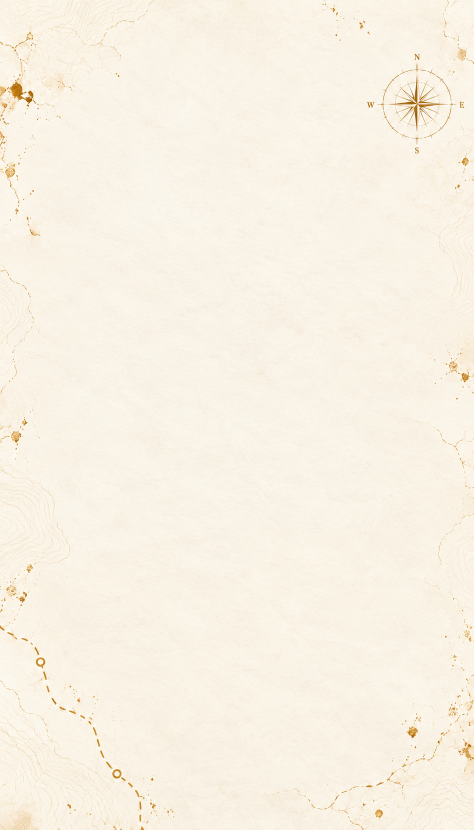
#> input picture plugins/image-studio/skills/image-studio/kit/plate2.png, 948 x 1659 px (shown at 1/2 size); its folder holds 3 pictures in this run
$ python template_poster.py
#> lines starting #> are read from the running program, lines starting #| are printed output that depends on the picture; after the words box and inside, x2 and y2 are one past the last pixel; in counts of white or black regions, pixels touching at a corner belong together
### plugins/image-studio/skills/image-studio/kit/series_lib.py
"""Image-studio core library (and the OFF THE MAP 8-story scratch-card series script).

Import it for the building blocks: build_plate, blob_polygon/rough/dilate (torn frames), chrome_layer
(typed text with correct Arabic shaping), headline + use_word (brush words), apply_foil/zigzag/
leftovers (scratch foil), coin, flakes, catmull/star. Run it directly to render the 8-story series
whose constants sit at the top of this file (needs only the project's inputs/photo.jpg; the brush words
come from kit/lettering.png and kit/words).

The series constants below (trip title, clues, coordinates) are the author's own first series and are
kept as a worked example: replace them with yours.
"""
import math, random, subprocess, os, shutil, sys, glob
from pathlib import Path
import numpy as np
from PIL import Image, ImageDraw, ImageFilter, ImageFont, ImageEnhance, ImageChops

W, H = 1080, 1920
GREEN = (30, 58, 43)
GOLD = (184, 151, 90)
FONT = "fonts/Montserrat.ttf"
def find_chrome():
    """A Chromium-based browser for rendering text. Set CHROME=/path/to/browser to choose one."""
    env = os.environ.get("CHROME") or os.environ.get("CHROME_PATH")
    if env: return env
    paths = [r"C:\Program Files\Google\Chrome\Application\chrome.exe",
             r"C:\Program Files (x86)\Google\Chrome\Application\chrome.exe",
             r"C:\Program Files (x86)\Microsoft\Edge\Application\msedge.exe",
             r"C:\Program Files\Microsoft\Edge\Application\msedge.exe",
             "/Applications/Google Chrome.app/Contents/MacOS/Google Chrome",
             "/Applications/Chromium.app/Contents/MacOS/Chromium",
             "/Applications/Microsoft Edge.app/Contents/MacOS/Microsoft Edge"]
    paths += [shutil.which(n) for n in ("google-chrome", "google-chrome-stable", "chromium", "chromium-browser", "chrome", "microsoft-edge")]
    paths += sorted(glob.glob(os.path.join(os.environ.get("PLAYWRIGHT_BROWSERS_PATH", "/opt/pw-browsers"), "chromium-*", "chrome-linux*", "chrome")))
    return next((p for p in paths if p and os.path.exists(p)), "chrome")


CHROME = find_chrome()
HERE = os.path.dirname(os.path.abspath(__file__))
FOOTER = "OFF THE MAP · THU 15.10 · 18:00 · YOUR VENUE"      # event line under the rule: change per event

# photo placement: canvas = orig * PS + offset (photo is 1125x1500, never redrawn)
PS, PX0, PY0 = 0.96, 0, -165
def p2c(x, y): return x * PS + PX0, y * PS + PY0
def o2n(x, y):                                   # v2 canvas point -> same photo point in v3
    return (x + 11) / 0.98 * PS + PX0, (y + 150) / 0.98 * PS + PY0
def o2n_box(b):
    a = o2n(b[0], b[1]); c = o2n(b[2], b[3]); return (round(a[0]), round(a[1]), round(c[0]), round(c[1]))

FACE = p2c(322, 795)                       # rider's head centre
PIN = tuple(round(v) for v in o2n(175, 400))
TAG = o2n_box((222, 420, 402, 480))        # "180 KM" tag box
PEEP = o2n_box((700, 548, 985, 728))                # first peek: lake shore
HEAD_Y = (1090, 1350)                      # headline band
PROF_TOP, SUB_TOP, EN_TOP, RULE_TOP, FOOT_TOP = 1370, 1428, 1506, 1556, 1574
AR_TOP = 1500
MEETUP_LINE = "القصة كاملة باللقاء الجاي"
BANNER = ("حابين نكشفلكم أول رحلة", "رح تكون معنا باللقاء الجاي")
TEXT_ZONE = (90, 1362, 990, 1608)          # keep foil specks off visible text
TRIP_TITLE = "سيبيريا على ظهر خيل"
PROFESSION = "محامي، مهندس برمجيات"


# ---------------------------------------------------------------- helpers
def smooth_noise(n, scale, amp, rnd):
    k = max(2, n // scale + 2)
    ctrl = np.array([rnd.uniform(-1, 1) for _ in range(k)])
    return np.interp(np.linspace(0, k - 1, n), np.arange(k), ctrl) * amp


def torn_walk(n, amp, rnd):
    off, out = 0.0, []
    for _ in range(n):
        off = 0.55 * off + rnd.uniform(-amp, amp)
        out.append(off)
    return np.array(out)


# [27 lines left out: functions blob_polygon, torn_polygon, not called in this run]


def mask_from_poly(pts):
    m = Image.new("L", (W, H), 0); ImageDraw.Draw(m).polygon(pts, fill=255); return m


def rough(mask, seed, radius=3.0, noise=0.35):
    rng = np.random.default_rng(seed)
    a = np.asarray(mask.filter(ImageFilter.GaussianBlur(radius)), np.float32) / 255
    n = rng.random((H // 4, W // 4)).astype(np.float32)
    n = np.asarray(Image.fromarray((n * 255).astype(np.uint8)).resize((W, H), Image.BILINEAR), np.float32) / 255
    fine = rng.random((H, W)).astype(np.float32)
    a = a + (n - 0.5) * noise + (fine - 0.5) * 0.18
    return Image.fromarray(((a > 0.5) * 255).astype(np.uint8))


def dilate(mask, px):
    a = np.asarray(mask.filter(ImageFilter.GaussianBlur(px)), np.float32)
    return Image.fromarray(((a > 18) * 255).astype(np.uint8))


# [80 lines left out: functions flakes, edge_points, chrome_layer, text_block, not called in this run]


ICONS = {
    "clock": '<svg class="ic" viewBox="0 0 24 24" fill="none" stroke="#1E3A2B" stroke-width="2.2" stroke-linecap="round"><circle cx="12" cy="12" r="9"/><path d="M12 7v5l3.5 2"/></svg>',
    "snow": '<svg class="ic" viewBox="0 0 24 24" fill="none" stroke="#1E3A2B" stroke-width="2.2" stroke-linecap="round"><path d="M12 2v20M3.3 7l17.4 10M3.3 17L20.7 7M9 4l3 2.5L15 4M9 20l3-2.5 3 2.5"/></svg>',
    "train": '<svg class="ic" viewBox="0 0 24 24" fill="none" stroke="#1E3A2B" stroke-width="2.2" stroke-linecap="round" stroke-linejoin="round"><rect x="5" y="3" width="14" height="14" rx="3"/><path d="M5 11h14M9 21l1.5-4M15 21l-1.5-4"/><circle cx="9" cy="14" r=".6" fill="#1E3A2B"/><circle cx="15" cy="14" r=".6" fill="#1E3A2B"/></svg>',
    "waves": '<svg class="ic" viewBox="0 0 24 24" fill="none" stroke="#1E3A2B" stroke-width="2.2" stroke-linecap="round"><path d="M2 8c2.5-2 4.5-2 7 0s4.5 2 7 0 4.5-2 6 0M2 13c2.5-2 4.5-2 7 0s4.5 2 7 0 4.5-2 6 0M2 18c2.5-2 4.5-2 7 0s4.5 2 7 0 4.5-2 6 0"/></svg>',
}
CLUES = [  # (centre, rotation, number, icon, text)
    ((585, 322), -2.0, 1, "waves", "فيها أعمق بحيرة بالعالم"),
    ((326, 600), 1.6, 2, "snow", "الشتا بيوصل 40 تحت الصفر"),
    ((560, 862), -1.2, 3, "train", "أطول سكة قطار بالعالم بتقطعها"),
]


# [6 lines left out: function clue_tags, not called in this run]


# ---------------------------------------------------------------- brush headline (AI lettering, keyed out)
BANDS = {"name": ("lettering.png", 197, 521), "guess": ("lettering.png", 636, 935), "clues": ("lettering.png", 1070, 1383)}
LSCALE = 725 / 929
SHEET_SCALE = {"lettering.png": 1.0}        # second sheet is calibrated on its own "مهدي كبها" line


def use_word(key, slug):
    """Use a verified word from kit/words/ (see words/INDEX.md) as headline `key`."""
    BANDS[key] = os.path.join(HERE, "words", f"{slug}.png")


# [51 lines left out: functions lettering, ink_bands, load_sheet2, load_sheet3, not called in this run]


INTRO_BAND = (1180, 1414)
# [16 lines left out: functions intro_text, catmull, not called in this run]


def star(d, cx, cy, rv, rh, col):
    w = rv * 0.11
    d.polygon([(cx, cy - rv), (cx + w, cy - w), (cx + rh, cy), (cx + w, cy + w), (cx, cy + rv), (cx - w, cy + w), (cx - rh, cy), (cx - w, cy - w)], fill=col)


# [20 lines left out: function headline, not called in this run]


# ---------------------------------------------------------------- base design
def build_plate():
    plate = Image.open("plate2.png").convert("RGB")
#> plate is the input picture: PIL image 948x1659 RGB; mean R, G, B 248.8, 241.6, 228.2
    s = max(W / plate.width, H / plate.height)
#> s = 1.16
    plate = plate.resize((round(plate.width * s), round(plate.height * s)), Image.LANCZOS)
#> plate: PIL image 1097x1920 RGB
    ox = (plate.width - W) // 2
#> ox = 8
    plate = plate.crop((ox, 0, ox + W, H))
#> plate: PIL image 1080x1920 RGB
    # move the compass a little higher and smaller so the photo can start under it
    comp = plate.crop((835, 110, 1080, 380))
    clean = plate.crop((350, 600, 640, 920))
    cm = Image.new("L", clean.size, 0); ImageDraw.Draw(cm).rectangle((14, 14, clean.width - 1, clean.height - 14), fill=255)
#> after `cm = Image.new('L', clean.size, 0)`: cm: PIL image 290x320 L; every value is 0
#> after `ImageDraw.Draw(cm).rectangle((14, 14, clean.width - 1, clean.height - `:
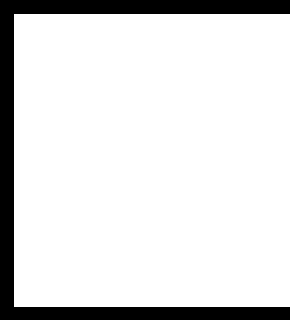
#> cm: PIL image 290x320 L; 87.1% white; 1 black region, box (x1, y1, x2, y2) and area: (0, 0, 290, 320) 11932
    plate.paste(clean, (800, 85), cm.filter(ImageFilter.GaussianBlur(9)))
    cs = 0.78
    comp = comp.resize((round(comp.width * cs), round(comp.height * cs)), Image.LANCZOS)
#> comp: PIL image 191x211 RGB
    fm2 = Image.new("L", comp.size, 0); ImageDraw.Draw(fm2).rounded_rectangle((8, 8, comp.width - 8, comp.height - 8), 40, fill=255)
#> after `fm2 = Image.new('L', comp.size, 0)`: fm2: PIL image 191x211 L; every value is 0
#> after `ImageDraw.Draw(fm2).rounded_rectangle((8, 8, comp.width - 8, comp.heig`: fm2: PIL image 191x211 L; 82.1% white; 1 black region, box (x1, y1, x2, y2) and area: (0, 0, 191, 211) 7221
    plate.paste(comp, (round(962 - comp.width / 2), round(184 - comp.height / 2)), fm2.filter(ImageFilter.GaussianBlur(6)))
    return plate.convert("RGBA")


ROUTE = [(-20, 330), (60, 362), (125, 420), (175, 470), (245, 520), (310, 555), (420, 572), (520, 600), (610, 650), (690, 720),
         (770, 815), (880, 862), (990, 900), (1100, 935)]
WAYPOINTS = [(60, 362), (310, 555), (610, 650), (880, 862)]
ROUTE = [o2n(*p) for p in ROUTE]
WAYPOINTS = [o2n(*p) for p in WAYPOINTS]


# [105 lines left out: functions draw_route, draw_tag, build_base, draw_pin, coin, not called in this run]


# ---------------------------------------------------------------- scratching
STREAKS = []


# [45 lines left out: functions zigzag, apply_streaks, leftovers, blob, not called in this run]


_FOIL = None
# [120 lines left out: functions foil_tex, apply_foil, main, not called in this run]


# [2 lines that do not run on import are left out]

### plugins/image-studio/skills/image-studio/kit/logo.py
"""Your logo on the design: line-art (brand colour on paper) or a solid badge.

Put the logo at inputs/logo.png or inputs/logo.jpg. If there is no logo file, place() does nothing,
so every script still runs without one.

Made for a round logo drawn in a light colour on a dark background (light ring and mark on a solid
colour). "line" keeps only the light artwork and recolours it with GREEN, for light paper; "badge"
keeps the logo as a solid disc, for photos or dark areas. For a different kind of logo (dark on
white, or one with transparency), paste it yourself with Image.alpha_composite: never redraw it.
"""
import os

import numpy as np
from PIL import Image, ImageDraw, ImageFilter

CANDIDATES = ("inputs/logo.png", "inputs/logo.jpg", "inputs/logo.jpeg")
GREEN = (12, 108, 71)          # line-art colour: change it to your brand colour


def source():
    return next((p for p in CANDIDATES if os.path.exists(p)), None)


# [33 lines left out: functions _geom, logo, not called in this run]


def place(img, center, size, style="line"):
    if not source():           # no logo supplied: leave the space empty
        return False
    lg = logo(size, style)
    if style == "badge":   # soft drop shadow so the badge sits on the paper
        sh = Image.new("RGBA", lg.size, (40, 28, 10, 0))
        sh.putalpha(lg.getchannel("A").filter(ImageFilter.GaussianBlur(6)).point(lambda v: v * 0.35))
        img.alpha_composite(sh, (int(center[0] - size / 2 + 2), int(center[1] - size / 2 + 5)))
    img.alpha_composite(lg, (int(center[0] - size / 2), int(center[1] - size / 2)))
    return True

### plugins/image-studio/skills/image-studio/kit/template_poster.py
"""Starter template: one designed image (poster / story / WhatsApp post) with the image-studio kit.

Copy the kit into a project folder, copy this file to make_<name>.py, edit the CONFIG block, run it.
Layers, bottom to top: paper plate -> logo (if inputs/logo.png or .jpg exists) -> torn frame with the REAL photo (only cropped, scaled,
lightly graded) -> optional gold scratch foil -> seal + coin -> brush headline (verified library
word) -> typed text (Chrome, correct Arabic) -> footer.   Output: out/<OUT_NAME>.png
"""
import math
import os
import random

import numpy as np
from PIL import Image, ImageDraw, ImageEnhance, ImageFilter, ImageChops

import logo
import series_lib as ms

HERE = os.path.dirname(os.path.abspath(__file__))
W, H = ms.W, ms.H                   # work on the 1080x1920 canvas, crop to OUT_H at the end

# ================================ CONFIG ================================
FORMAT = "feed"                     # "feed" 1080x1350 (WhatsApp / Instagram post)  |  "story" 1080x1920
OUT_NAME = "image"
PHOTO = "inputs/photo.jpg"          # real photo: never regenerated
FOCUS = (0.5, 0.45)                 # point of the photo (fractions) kept in the middle of the frame
WORD, WORD_EXTRA = "dayf_mumayyaz", 0.80   # brush headline from words/INDEX.md, and its size
KICKER = "رح يستنانا"                # small line above the headline (None = skip)
SUB = "بكرا رح نعلن عنه"              # line under the headline (None = skip)
CTA = "الحق حالك قبل الكشف"          # green pill (None = skip)
SEAL = ("ضايل", "10", "أماكن بس")    # round seal: top / big / bottom (None = skip)
SEAL_RIM = "LAST SEATS • OFF THE MAP • THU 15.10 • "
FOOTER = "OFF THE MAP · THU 15.10 · 18:00 · YOUR VENUE"
SCRATCH = False                     # cover the photo with gold foil and scratch one peek window
PEEK = (560, 420, 860, 560)         # canvas box of that peek window
# ========================================================================

OUT_H, FRAME_BOT = {"feed": (1350, 780), "story": (1920, 1100)}[FORMAT]   # story: bottom 15% stays free for stickers


def frame_polygon(seed=3, y_bot=FRAME_BOT):
    """Torn-paper photo frame: series top edge (leaves room for the logo), bottom edge at y_bot."""
    rnd = random.Random(seed)
    xs = np.arange(-30, 1111, 5)
    yt = np.interp(xs, [-30, 60, 200, 420, 620, 760, 880, 1000, 1110], [262, 250, 240, 236, 242, 258, 290, 302, 306])
    yt = yt + ms.smooth_noise(len(xs), 14, 9, rnd) + ms.torn_walk(len(xs), 3.2, rnd)
    yb = np.interp(xs, [-30, 150, 420, 560, 750, 900, 1110], [y_bot + 28, y_bot + 36, y_bot + 26, y_bot + 2, y_bot - 12, y_bot - 22, y_bot - 34])
    yb = yb + ms.smooth_noise(len(xs), 14, 10, rnd) + ms.torn_walk(len(xs), 3.2, rnd)
    ys_r = np.arange(int(yt[-1]), int(yb[-1]), 5)
    xr = 1090 + ms.smooth_noise(len(ys_r), 12, 8, rnd) + ms.torn_walk(len(ys_r), 3, rnd)
    ys_l = np.arange(int(yb[0]), int(yt[0]), -5)
    xl = -12 + ms.smooth_noise(len(ys_l), 12, 8, rnd) + ms.torn_walk(len(ys_l), 3, rnd)
    pts = list(zip(xs, yt)) + list(zip(xr, ys_r)) + list(zip(xs[::-1], yb[::-1])) + list(zip(xl, ys_l))
    return [(float(x), float(y)) for x, y in pts]


def build_base():
    base = ms.build_plate()
    logo.place(base, (540, 112), 150, "line")
    photo_mask = ms.rough(ms.mask_from_poly(frame_polygon()), 11, 1.6, 0.25)
#> in mask_from_poly, `m = Image.new('L', (W, H), 0)`: m: PIL image 1080x1920 L; every value is 0
#> in mask_from_poly, `ImageDraw.Draw(m).polygon(pts, fill=255)`: m: PIL image 1080x1920 L; 27.6% white; 1 white region, box (x1, y1, x2, y2) and area: (0, 224, 1080, 825) 571365
#> in rough, `return Image.fromarray(((a > 0.5) * 255).astype(np.uint8))`: returned value: PIL image 1080x1920 L; 27.6% white; 1 white region, box (x1, y1, x2, y2) and area: (0, 225, 1080, 825) 571362
    border = ms.rough(ms.dilate(photo_mask, 9), 12, 1.6, 0.4)
#> in dilate, `return Image.fromarray(((a > 18) * 255).astype(np.uint8))`:
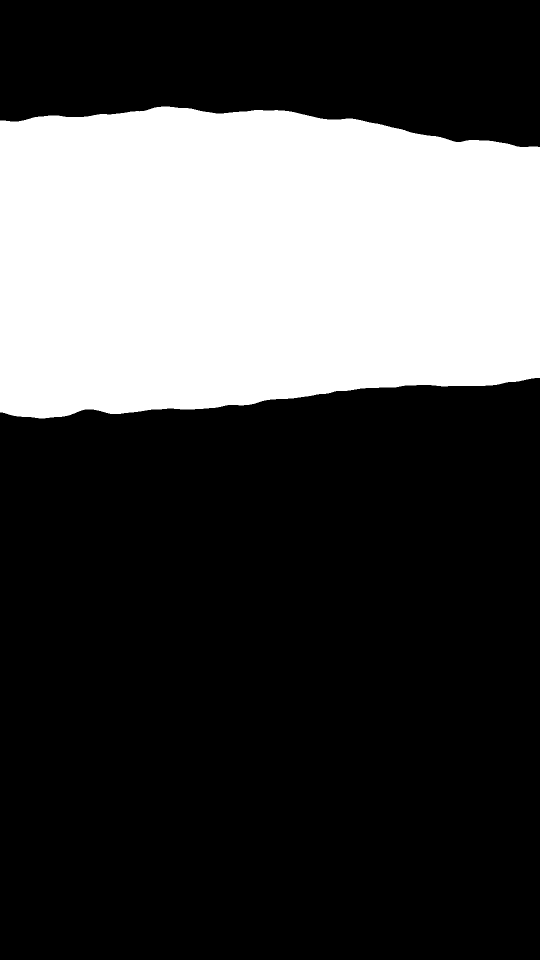
#> returned value: PIL image 1080x1920 L (shown at 1/2 size); 29% white; 1 white region, box (x1, y1, x2, y2) and area: (0, 213, 1080, 837) 600733
#> call 2 of rough, with seed = 12, radius = 1.6, noise = 0.4
#> in rough (call 2), `n = np.asarray(Image.fromarray((n * 255).astype(np.uint8)).resize((W, ..`:
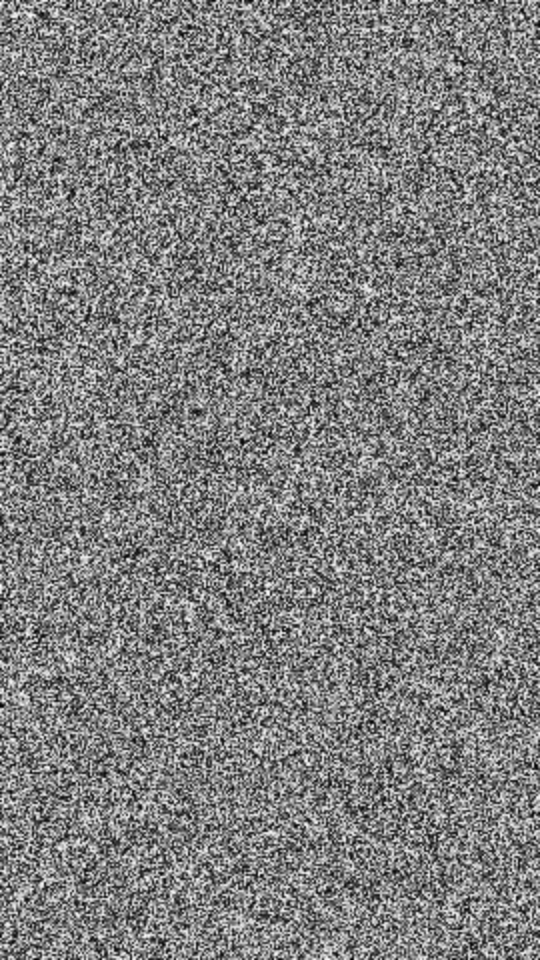
#> n: shape (1920, 1080) float32 (shown at 1/2 size); min 0, max 0.992, mean 0.498
#> in rough (call 2), `fine = rng.random((H, W)).astype(np.float32)`:
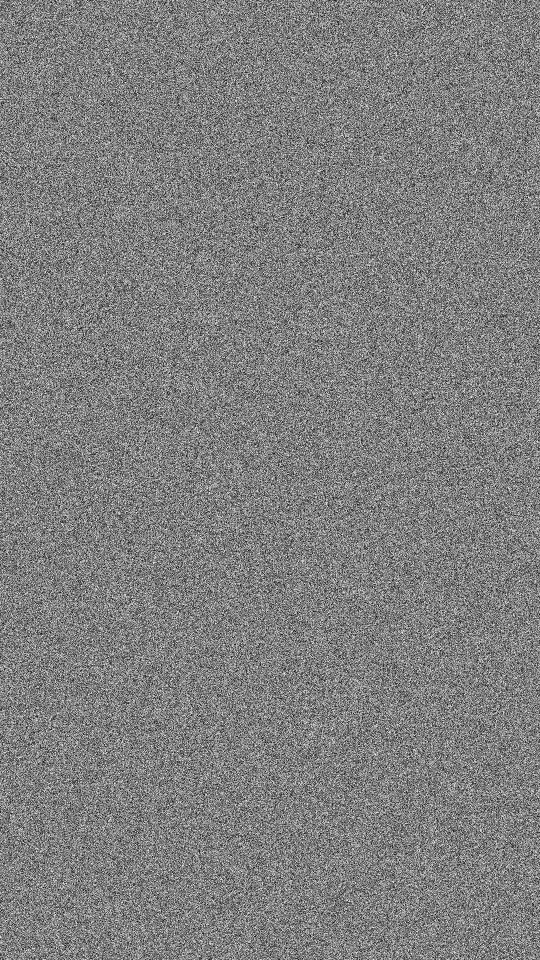
#> fine: shape (1920, 1080) float32 (shown at 1/2 size); min 6.06e-07, max 1, mean 0.5
#> in rough (call 2), `a = a + (n - 0.5) * noise + (fine - 0.5) * 0.18`:
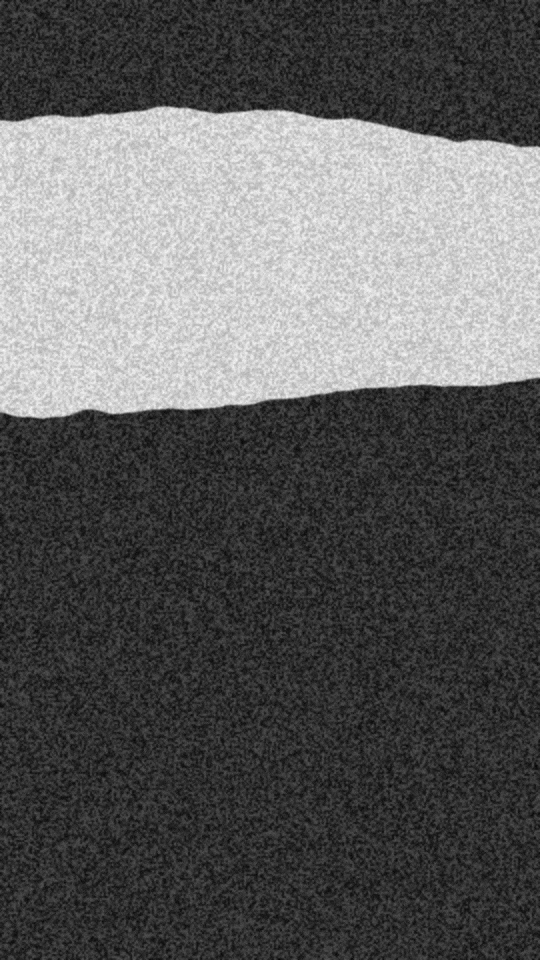
#> a: shape (1920, 1080) float32 (shown at 1/2 size); min -0.283, max 1.27, mean 0.289; drawn with min black and max white
#> in rough (call 2), `return Image.fromarray(((a > 0.5) * 255).astype(np.uint8))`: returned value: PIL image 1080x1920 L; 29% white; 1 white region, box (x1, y1, x2, y2) and area: (0, 213, 1080, 837) 600745
    sh = Image.new("RGBA", (W, H), (60, 45, 25, 0)); sh.putalpha(border.filter(ImageFilter.GaussianBlur(12)).point(lambda v: v * 0.33))
#> after `sh.putalpha(border.filter(ImageFilter.GaussianBlur(12)).point(lambda v`:
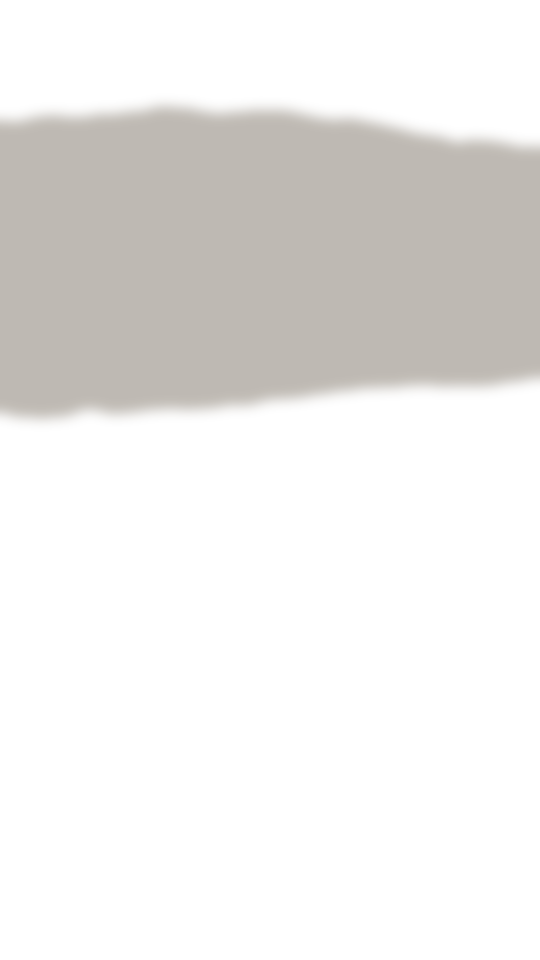
#> sh: PIL image 1080x1920 RGBA (shown at 1/2 size); mean R, G, B, A 60, 45, 25, 24.3; transparent parts drawn white
    base.alpha_composite(sh, (0, 7))
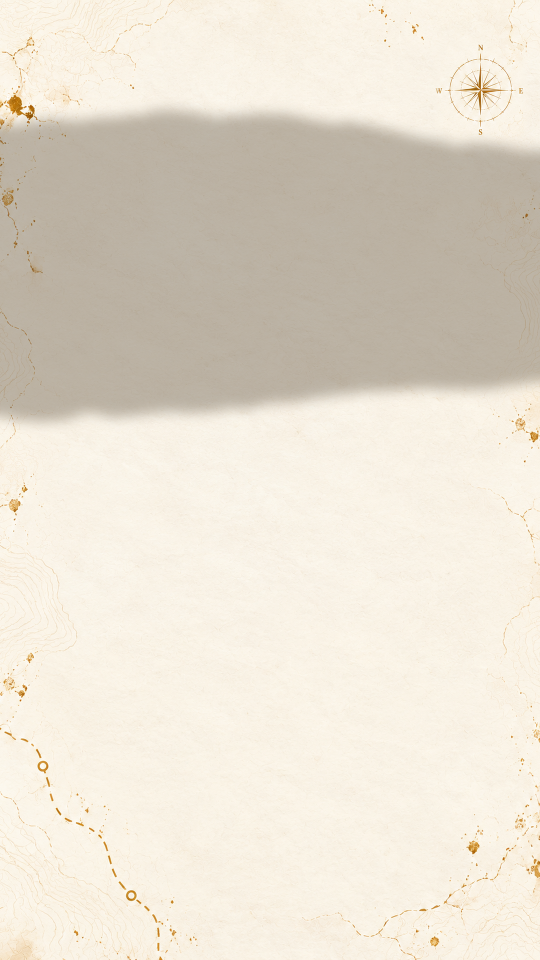
#> base: PIL image 1080x1920 RGBA (shown at 1/2 size); mean R, G, B, A 230.7, 222.8, 208.8, 255
    base.paste(Image.new("RGBA", (W, H), (251, 248, 240, 255)), (0, 0), border)
    # cover-fit the photo into the frame, keeping FOCUS in the middle
    x0, y0, x1, y1 = photo_mask.getbbox()
#> x0 = 0; y0 = 225; x1 = 1080; y1 = 825
#> (the run stopped early here; a loop or call above may not have finished)
